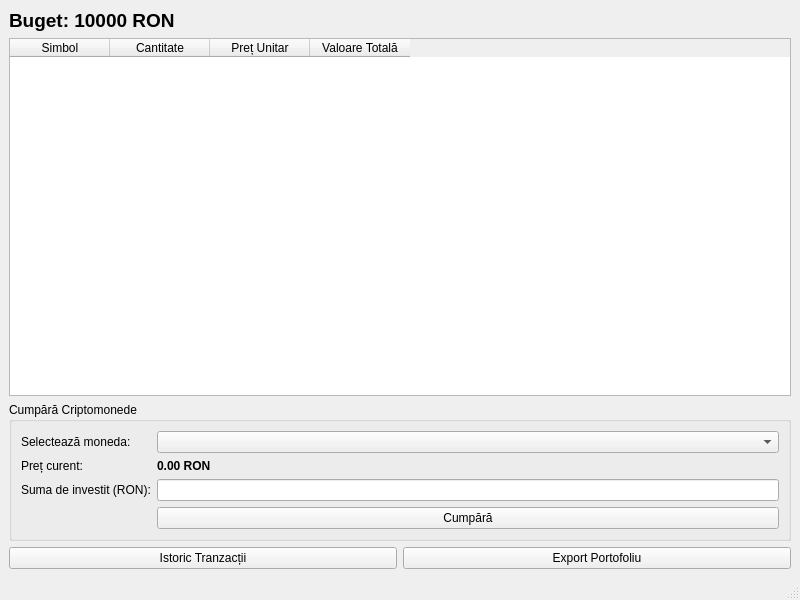
<?xml version="1.0" encoding="UTF-8"?>
<ui version="4.0">
 <class>MainWindow</class>
 <widget class="QMainWindow" name="MainWindow">
  <property name="geometry">
   <rect>
    <x>0</x>
    <y>0</y>
    <width>800</width>
    <height>600</height>
   </rect>
  </property>
  <property name="windowTitle">
   <string>Portofel Cripto</string>
  </property>
  <widget class="QWidget" name="centralwidget">
   <layout class="QVBoxLayout" name="verticalLayout">
    <item>
     <widget class="QLabel" name="labelBuget">
      <property name="font">
       <font>
        <pointsize>14</pointsize>
        <bold>true</bold>
       </font>
      </property>
      <property name="text">
       <string>Buget: 10000 RON</string>
      </property>
     </widget>
    </item>
    <item>
     <widget class="QTableWidget" name="tableWidgetPortofoliu">
      <property name="columnCount">
       <number>4</number>
      </property>
      <column>
       <property name="text">
        <string>Simbol</string>
       </property>
      </column>
      <column>
       <property name="text">
        <string>Cantitate</string>
       </property>
      </column>
      <column>
       <property name="text">
        <string>Preț Unitar</string>
       </property>
      </column>
      <column>
       <property name="text">
        <string>Valoare Totală</string>
       </property>
      </column>
     </widget>
    </item>
    <item>
     <widget class="QGroupBox" name="groupBox">
      <property name="title">
       <string>Cumpără Criptomonede</string>
      </property>
      <layout class="QGridLayout" name="gridLayout">
       <item row="0" column="0">
        <widget class="QLabel" name="label">
         <property name="text">
          <string>Selectează moneda:</string>
         </property>
        </widget>
       </item>
       <item row="0" column="1">
        <widget class="QComboBox" name="comboBoxMonede"/>
       </item>
       <item row="1" column="0">
        <widget class="QLabel" name="label_2">
         <property name="text">
          <string>Preț curent:</string>
         </property>
        </widget>
       </item>
       <item row="1" column="1">
        <widget class="QLabel" name="labelPret">
         <property name="font">
          <font>
           <bold>true</bold>
          </font>
         </property>
         <property name="text">
          <string>0.00 RON</string>
         </property>
        </widget>
       </item>
       <item row="2" column="0">
        <widget class="QLabel" name="label_3">
         <property name="text">
          <string>Suma de investit (RON):</string>
         </property>
        </widget>
       </item>
       <item row="2" column="1">
        <widget class="QLineEdit" name="lineEditSuma"/>
       </item>
       <item row="3" column="1">
        <widget class="QPushButton" name="buttonCumpara">
         <property name="text">
          <string>Cumpără</string>
         </property>
        </widget>
       </item>
      </layout>
     </widget>
    </item>
    <item>
     <layout class="QHBoxLayout" name="horizontalLayout">
      <item>
       <widget class="QPushButton" name="buttonIstoric">
        <property name="text">
         <string>Istoric Tranzacții</string>
        </property>
       </widget>
      </item>
      <item>
       <widget class="QPushButton" name="buttonExport">
        <property name="text">
         <string>Export Portofoliu</string>
        </property>
       </widget>
      </item>
     </layout>
    </item>
   </layout>
  </widget>
  <widget class="QMenuBar" name="menubar">
   <property name="geometry">
    <rect>
     <x>0</x>
     <y>0</y>
     <width>800</width>
     <height>22</height>
    </rect>
   </property>
  </widget>
  <widget class="QStatusBar" name="statusbar"/>
 </widget>
 <resources/>
 <connections/>
</ui>
